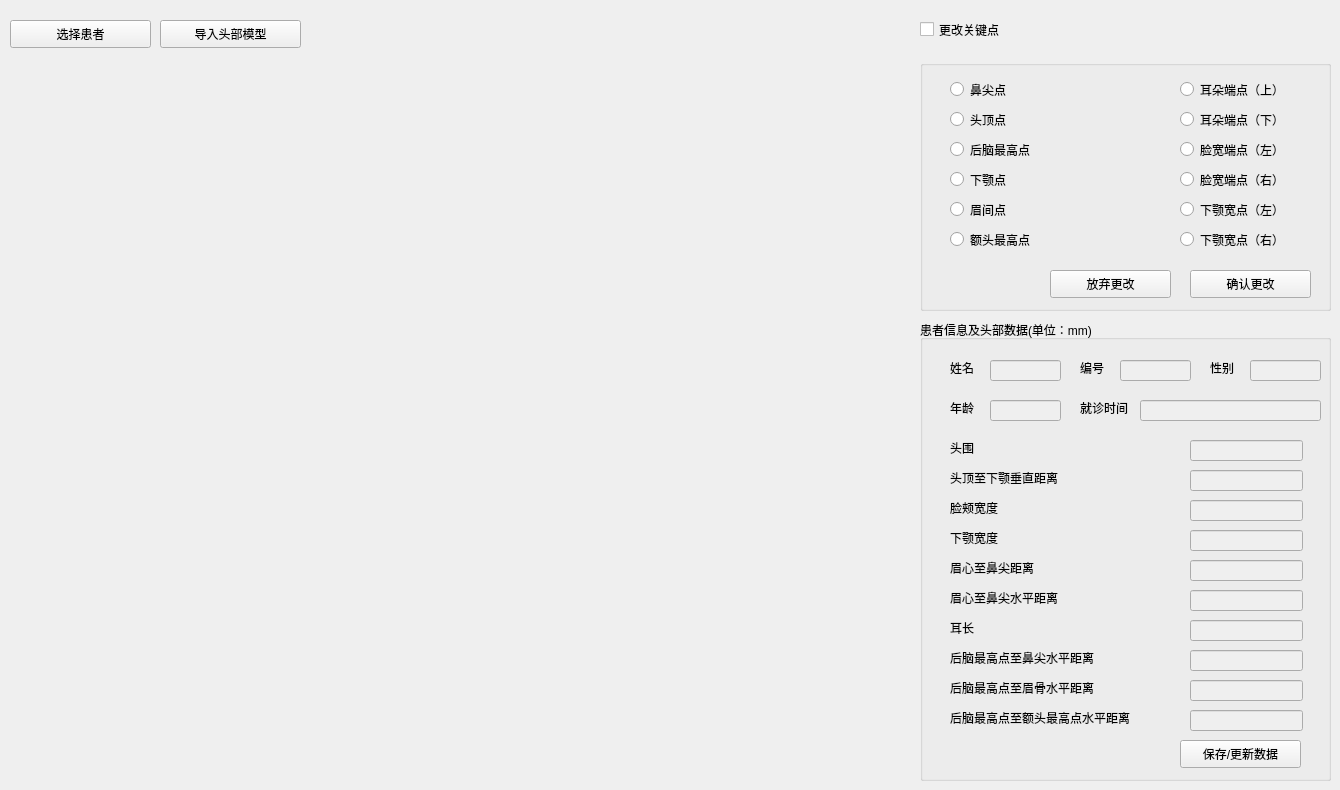
      <widget class="QWidget" name="page_3">
       <property name="sizePolicy">
        <sizepolicy hsizetype="Preferred" vsizetype="Preferred">
         <horstretch>1</horstretch>
         <verstretch>1</verstretch>
        </sizepolicy>
       </property>
       <widget class="QPushButton" name="pB_dataImport">
        <property name="geometry">
         <rect>
          <x>160</x>
          <y>20</y>
          <width>141</width>
          <height>28</height>
         </rect>
        </property>
        <property name="sizePolicy">
         <sizepolicy hsizetype="Minimum" vsizetype="Fixed">
          <horstretch>1</horstretch>
          <verstretch>1</verstretch>
         </sizepolicy>
        </property>
        <property name="text">
         <string>导入头部模型</string>
        </property>
       </widget>
       <widget class="QGroupBox" name="groupBox_2">
        <property name="enabled">
         <bool>true</bool>
        </property>
        <property name="geometry">
         <rect>
          <x>920</x>
          <y>60</y>
          <width>411</width>
          <height>251</height>
         </rect>
        </property>
        <property name="sizePolicy">
         <sizepolicy hsizetype="Preferred" vsizetype="Preferred">
          <horstretch>1</horstretch>
          <verstretch>1</verstretch>
         </sizepolicy>
        </property>
        <property name="title">
         <string/>
        </property>
        <widget class="QRadioButton" name="radioButton">
         <property name="geometry">
          <rect>
           <x>30</x>
           <y>20</y>
           <width>115</width>
           <height>19</height>
          </rect>
         </property>
         <property name="sizePolicy">
          <sizepolicy hsizetype="Minimum" vsizetype="Fixed">
           <horstretch>1</horstretch>
           <verstretch>1</verstretch>
          </sizepolicy>
         </property>
         <property name="text">
          <string>鼻尖点</string>
         </property>
        </widget>
        <widget class="QRadioButton" name="radioButton_2">
         <property name="geometry">
          <rect>
           <x>30</x>
           <y>50</y>
           <width>115</width>
           <height>19</height>
          </rect>
         </property>
         <property name="sizePolicy">
          <sizepolicy hsizetype="Minimum" vsizetype="Fixed">
           <horstretch>1</horstretch>
           <verstretch>1</verstretch>
          </sizepolicy>
         </property>
         <property name="text">
          <string>头顶点</string>
         </property>
        </widget>
        <widget class="QRadioButton" name="radioButton_3">
         <property name="geometry">
          <rect>
           <x>30</x>
           <y>80</y>
           <width>115</width>
           <height>19</height>
          </rect>
         </property>
         <property name="sizePolicy">
          <sizepolicy hsizetype="Minimum" vsizetype="Fixed">
           <horstretch>1</horstretch>
           <verstretch>1</verstretch>
          </sizepolicy>
         </property>
         <property name="text">
          <string>后脑最高点</string>
         </property>
        </widget>
        <widget class="QRadioButton" name="radioButton_4">
         <property name="geometry">
          <rect>
           <x>30</x>
           <y>110</y>
           <width>115</width>
           <height>19</height>
          </rect>
         </property>
         <property name="sizePolicy">
          <sizepolicy hsizetype="Minimum" vsizetype="Fixed">
           <horstretch>1</horstretch>
           <verstretch>1</verstretch>
          </sizepolicy>
         </property>
         <property name="text">
          <string>下颚点</string>
         </property>
        </widget>
        <widget class="QRadioButton" name="radioButton_5">
         <property name="geometry">
          <rect>
           <x>30</x>
           <y>140</y>
           <width>115</width>
           <height>19</height>
          </rect>
         </property>
         <property name="sizePolicy">
          <sizepolicy hsizetype="Minimum" vsizetype="Fixed">
           <horstretch>1</horstretch>
           <verstretch>1</verstretch>
          </sizepolicy>
         </property>
         <property name="text">
          <string>眉间点</string>
         </property>
        </widget>
        <widget class="QRadioButton" name="radioButton_12">
         <property name="geometry">
          <rect>
           <x>30</x>
           <y>170</y>
           <width>115</width>
           <height>19</height>
          </rect>
         </property>
         <property name="sizePolicy">
          <sizepolicy hsizetype="Minimum" vsizetype="Fixed">
           <horstretch>1</horstretch>
           <verstretch>1</verstretch>
          </sizepolicy>
         </property>
         <property name="text">
          <string>额头最高点</string>
         </property>
        </widget>
        <widget class="QRadioButton" name="radioButton_6">
         <property name="geometry">
          <rect>
           <x>260</x>
           <y>20</y>
           <width>161</width>
           <height>19</height>
          </rect>
         </property>
         <property name="sizePolicy">
          <sizepolicy hsizetype="Minimum" vsizetype="Fixed">
           <horstretch>1</horstretch>
           <verstretch>1</verstretch>
          </sizepolicy>
         </property>
         <property name="text">
          <string>耳朵端点（上）</string>
         </property>
        </widget>
        <widget class="QRadioButton" name="radioButton_8">
         <property name="geometry">
          <rect>
           <x>260</x>
           <y>80</y>
           <width>161</width>
           <height>19</height>
          </rect>
         </property>
         <property name="sizePolicy">
          <sizepolicy hsizetype="Minimum" vsizetype="Fixed">
           <horstretch>1</horstretch>
           <verstretch>1</verstretch>
          </sizepolicy>
         </property>
         <property name="text">
          <string>脸宽端点（左）</string>
         </property>
        </widget>
        <widget class="QRadioButton" name="radioButton_10">
         <property name="geometry">
          <rect>
           <x>260</x>
           <y>140</y>
           <width>171</width>
           <height>19</height>
          </rect>
         </property>
         <property name="sizePolicy">
          <sizepolicy hsizetype="Minimum" vsizetype="Fixed">
           <horstretch>1</horstretch>
           <verstretch>1</verstretch>
          </sizepolicy>
         </property>
         <property name="text">
          <string>下颚宽点（左）</string>
         </property>
        </widget>
        <widget class="QPushButton" name="pB_confirmRePick">
         <property name="geometry">
          <rect>
           <x>270</x>
           <y>210</y>
           <width>121</width>
           <height>28</height>
          </rect>
         </property>
         <property name="sizePolicy">
          <sizepolicy hsizetype="Minimum" vsizetype="Fixed">
           <horstretch>1</horstretch>
           <verstretch>1</verstretch>
          </sizepolicy>
         </property>
         <property name="text">
          <string>确认更改</string>
         </property>
        </widget>
        <widget class="QPushButton" name="pB_cancelRePick_2">
         <property name="geometry">
          <rect>
           <x>130</x>
           <y>210</y>
           <width>121</width>
           <height>28</height>
          </rect>
         </property>
         <property name="sizePolicy">
          <sizepolicy hsizetype="Minimum" vsizetype="Fixed">
           <horstretch>1</horstretch>
           <verstretch>1</verstretch>
          </sizepolicy>
         </property>
         <property name="text">
          <string>放弃更改</string>
         </property>
        </widget>
        <widget class="QRadioButton" name="radioButton_7">
         <property name="geometry">
          <rect>
           <x>260</x>
           <y>50</y>
           <width>161</width>
           <height>19</height>
          </rect>
         </property>
         <property name="sizePolicy">
          <sizepolicy hsizetype="Minimum" vsizetype="Fixed">
           <horstretch>1</horstretch>
           <verstretch>1</verstretch>
          </sizepolicy>
         </property>
         <property name="text">
          <string>耳朵端点（下）</string>
         </property>
        </widget>
        <widget class="QRadioButton" name="radioButton_9">
         <property name="geometry">
          <rect>
           <x>260</x>
           <y>110</y>
           <width>161</width>
           <height>19</height>
          </rect>
         </property>
         <property name="sizePolicy">
          <sizepolicy hsizetype="Minimum" vsizetype="Fixed">
           <horstretch>1</horstretch>
           <verstretch>1</verstretch>
          </sizepolicy>
         </property>
         <property name="text">
          <string>脸宽端点（右）</string>
         </property>
        </widget>
        <widget class="QRadioButton" name="radioButton_11">
         <property name="geometry">
          <rect>
           <x>260</x>
           <y>170</y>
           <width>171</width>
           <height>19</height>
          </rect>
         </property>
         <property name="sizePolicy">
          <sizepolicy hsizetype="Minimum" vsizetype="Fixed">
           <horstretch>1</horstretch>
           <verstretch>1</verstretch>
          </sizepolicy>
         </property>
         <property name="text">
          <string>下颚宽点（右）</string>
         </property>
        </widget>
       </widget>
       <widget class="QCheckBox" name="cB_changeKeyPoints">
        <property name="geometry">
         <rect>
          <x>920</x>
          <y>20</y>
          <width>111</width>
          <height>19</height>
         </rect>
        </property>
        <property name="sizePolicy">
         <sizepolicy hsizetype="Minimum" vsizetype="Fixed">
          <horstretch>1</horstretch>
          <verstretch>1</verstretch>
         </sizepolicy>
        </property>
        <property name="text">
         <string>更改关键点</string>
        </property>
       </widget>
       <widget class="QGroupBox" name="groupBox_4">
        <property name="geometry">
         <rect>
          <x>920</x>
          <y>320</y>
          <width>411</width>
          <height>461</height>
         </rect>
        </property>
        <property name="sizePolicy">
         <sizepolicy hsizetype="Preferred" vsizetype="Preferred">
          <horstretch>1</horstretch>
          <verstretch>1</verstretch>
         </sizepolicy>
        </property>
        <property name="title">
         <string>患者信息及头部数据(单位：mm)</string>
        </property>
        <widget class="QLabel" name="label_10">
         <property name="geometry">
          <rect>
           <x>30</x>
           <y>120</y>
           <width>72</width>
           <height>15</height>
          </rect>
         </property>
         <property name="sizePolicy">
          <sizepolicy hsizetype="Preferred" vsizetype="Preferred">
           <horstretch>1</horstretch>
           <verstretch>1</verstretch>
          </sizepolicy>
         </property>
         <property name="text">
          <string>头围</string>
         </property>
        </widget>
        <widget class="QLabel" name="label_11">
         <property name="geometry">
          <rect>
           <x>30</x>
           <y>330</y>
           <width>191</width>
           <height>16</height>
          </rect>
         </property>
         <property name="sizePolicy">
          <sizepolicy hsizetype="Preferred" vsizetype="Preferred">
           <horstretch>1</horstretch>
           <verstretch>1</verstretch>
          </sizepolicy>
         </property>
         <property name="text">
          <string>后脑最高点至鼻尖水平距离</string>
         </property>
        </widget>
        <widget class="QLabel" name="label_12">
         <property name="geometry">
          <rect>
           <x>30</x>
           <y>300</y>
           <width>72</width>
           <height>15</height>
          </rect>
         </property>
         <property name="sizePolicy">
          <sizepolicy hsizetype="Preferred" vsizetype="Preferred">
           <horstretch>1</horstretch>
           <verstretch>1</verstretch>
          </sizepolicy>
         </property>
         <property name="text">
          <string>耳长</string>
         </property>
        </widget>
        <widget class="QLabel" name="label_13">
         <property name="geometry">
          <rect>
           <x>30</x>
           <y>270</y>
           <width>141</width>
           <height>16</height>
          </rect>
         </property>
         <property name="sizePolicy">
          <sizepolicy hsizetype="Preferred" vsizetype="Preferred">
           <horstretch>1</horstretch>
           <verstretch>1</verstretch>
          </sizepolicy>
         </property>
         <property name="text">
          <string>眉心至鼻尖水平距离</string>
         </property>
        </widget>
        <widget class="QLabel" name="label_14">
         <property name="geometry">
          <rect>
           <x>30</x>
           <y>240</y>
           <width>131</width>
           <height>16</height>
          </rect>
         </property>
         <property name="sizePolicy">
          <sizepolicy hsizetype="Preferred" vsizetype="Preferred">
           <horstretch>1</horstretch>
           <verstretch>1</verstretch>
          </sizepolicy>
         </property>
         <property name="text">
          <string>眉心至鼻尖距离</string>
         </property>
        </widget>
        <widget class="QLabel" name="label_15">
         <property name="geometry">
          <rect>
           <x>30</x>
           <y>210</y>
           <width>72</width>
           <height>15</height>
          </rect>
         </property>
         <property name="sizePolicy">
          <sizepolicy hsizetype="Preferred" vsizetype="Preferred">
           <horstretch>1</horstretch>
           <verstretch>1</verstretch>
          </sizepolicy>
         </property>
         <property name="text">
          <string>下颚宽度</string>
         </property>
        </widget>
        <widget class="QLabel" name="label_16">
         <property name="geometry">
          <rect>
           <x>30</x>
           <y>180</y>
           <width>72</width>
           <height>15</height>
          </rect>
         </property>
         <property name="sizePolicy">
          <sizepolicy hsizetype="Preferred" vsizetype="Preferred">
           <horstretch>1</horstretch>
           <verstretch>1</verstretch>
          </sizepolicy>
         </property>
         <property name="text">
          <string>脸颊宽度</string>
         </property>
        </widget>
        <widget class="QLabel" name="label_17">
         <property name="geometry">
          <rect>
           <x>30</x>
           <y>150</y>
           <width>141</width>
           <height>16</height>
          </rect>
         </property>
         <property name="sizePolicy">
          <sizepolicy hsizetype="Preferred" vsizetype="Preferred">
           <horstretch>1</horstretch>
           <verstretch>1</verstretch>
          </sizepolicy>
         </property>
         <property name="text">
          <string>头顶至下颚垂直距离</string>
         </property>
        </widget>
        <widget class="QLabel" name="label_18">
         <property name="geometry">
          <rect>
           <x>30</x>
           <y>360</y>
           <width>191</width>
           <height>16</height>
          </rect>
         </property>
         <property name="sizePolicy">
          <sizepolicy hsizetype="Preferred" vsizetype="Preferred">
           <horstretch>1</horstretch>
           <verstretch>1</verstretch>
          </sizepolicy>
         </property>
         <property name="text">
          <string>后脑最高点至眉骨水平距离</string>
         </property>
        </widget>
        <widget class="QLabel" name="label_19">
         <property name="geometry">
          <rect>
           <x>30</x>
           <y>390</y>
           <width>231</width>
           <height>16</height>
          </rect>
         </property>
         <property name="sizePolicy">
          <sizepolicy hsizetype="Preferred" vsizetype="Preferred">
           <horstretch>1</horstretch>
           <verstretch>1</verstretch>
          </sizepolicy>
         </property>
         <property name="text">
          <string>后脑最高点至额头最高点水平距离</string>
         </property>
        </widget>
        <widget class="QLineEdit" name="lineEdit_5">
         <property name="enabled">
          <bool>false</bool>
         </property>
         <property name="geometry">
          <rect>
           <x>270</x>
           <y>120</y>
           <width>113</width>
           <height>21</height>
          </rect>
         </property>
         <property name="sizePolicy">
          <sizepolicy hsizetype="Expanding" vsizetype="Fixed">
           <horstretch>1</horstretch>
           <verstretch>1</verstretch>
          </sizepolicy>
         </property>
         <property name="focusPolicy">
          <enum>Qt::NoFocus</enum>
         </property>
        </widget>
        <widget class="QLineEdit" name="lineEdit_6">
         <property name="enabled">
          <bool>false</bool>
         </property>
         <property name="geometry">
          <rect>
           <x>270</x>
           <y>150</y>
           <width>113</width>
           <height>21</height>
          </rect>
         </property>
         <property name="sizePolicy">
          <sizepolicy hsizetype="Expanding" vsizetype="Fixed">
           <horstretch>1</horstretch>
           <verstretch>1</verstretch>
          </sizepolicy>
         </property>
         <property name="focusPolicy">
          <enum>Qt::NoFocus</enum>
         </property>
        </widget>
        <widget class="QLineEdit" name="lineEdit_7">
         <property name="enabled">
          <bool>false</bool>
         </property>
         <property name="geometry">
          <rect>
           <x>270</x>
           <y>180</y>
           <width>113</width>
           <height>21</height>
          </rect>
         </property>
         <property name="sizePolicy">
          <sizepolicy hsizetype="Expanding" vsizetype="Fixed">
           <horstretch>1</horstretch>
           <verstretch>1</verstretch>
          </sizepolicy>
         </property>
         <property name="focusPolicy">
          <enum>Qt::NoFocus</enum>
         </property>
        </widget>
        <widget class="QLineEdit" name="lineEdit_8">
         <property name="enabled">
          <bool>false</bool>
         </property>
         <property name="geometry">
          <rect>
           <x>270</x>
           <y>270</y>
           <width>113</width>
           <height>21</height>
          </rect>
         </property>
         <property name="sizePolicy">
          <sizepolicy hsizetype="Expanding" vsizetype="Fixed">
           <horstretch>1</horstretch>
           <verstretch>1</verstretch>
          </sizepolicy>
         </property>
         <property name="focusPolicy">
          <enum>Qt::NoFocus</enum>
         </property>
        </widget>
        <widget class="QLineEdit" name="lineEdit_9">
         <property name="enabled">
          <bool>false</bool>
         </property>
         <property name="geometry">
          <rect>
           <x>270</x>
           <y>210</y>
           <width>113</width>
           <height>21</height>
          </rect>
         </property>
         <property name="sizePolicy">
          <sizepolicy hsizetype="Expanding" vsizetype="Fixed">
           <horstretch>1</horstretch>
           <verstretch>1</verstretch>
          </sizepolicy>
         </property>
         <property name="focusPolicy">
          <enum>Qt::NoFocus</enum>
         </property>
        </widget>
        <widget class="QLineEdit" name="lineEdit_10">
         <property name="enabled">
          <bool>false</bool>
         </property>
         <property name="geometry">
          <rect>
           <x>270</x>
           <y>240</y>
           <width>113</width>
           <height>21</height>
          </rect>
         </property>
         <property name="sizePolicy">
          <sizepolicy hsizetype="Expanding" vsizetype="Fixed">
           <horstretch>1</horstretch>
           <verstretch>1</verstretch>
          </sizepolicy>
         </property>
         <property name="focusPolicy">
          <enum>Qt::NoFocus</enum>
         </property>
        </widget>
        <widget class="QLineEdit" name="lineEdit_11">
         <property name="enabled">
          <bool>false</bool>
         </property>
         <property name="geometry">
          <rect>
           <x>270</x>
           <y>330</y>
           <width>113</width>
           <height>21</height>
          </rect>
         </property>
         <property name="sizePolicy">
          <sizepolicy hsizetype="Expanding" vsizetype="Fixed">
           <horstretch>1</horstretch>
           <verstretch>1</verstretch>
          </sizepolicy>
         </property>
         <property name="focusPolicy">
          <enum>Qt::NoFocus</enum>
         </property>
        </widget>
        <widget class="QLineEdit" name="lineEdit_12">
         <property name="enabled">
          <bool>false</bool>
         </property>
         <property name="geometry">
          <rect>
           <x>270</x>
           <y>360</y>
           <width>113</width>
           <height>21</height>
          </rect>
         </property>
         <property name="sizePolicy">
          <sizepolicy hsizetype="Expanding" vsizetype="Fixed">
           <horstretch>1</horstretch>
           <verstretch>1</verstretch>
          </sizepolicy>
         </property>
         <property name="focusPolicy">
          <enum>Qt::NoFocus</enum>
         </property>
        </widget>
        <widget class="QLineEdit" name="lineEdit_13">
         <property name="enabled">
          <bool>false</bool>
         </property>
         <property name="geometry">
          <rect>
           <x>270</x>
           <y>300</y>
           <width>113</width>
           <height>21</height>
          </rect>
         </property>
         <property name="sizePolicy">
          <sizepolicy hsizetype="Expanding" vsizetype="Fixed">
           <horstretch>1</horstretch>
           <verstretch>1</verstretch>
          </sizepolicy>
         </property>
         <property name="focusPolicy">
          <enum>Qt::NoFocus</enum>
         </property>
        </widget>
        <widget class="QLineEdit" name="lineEdit_14">
         <property name="enabled">
          <bool>false</bool>
         </property>
         <property name="geometry">
          <rect>
           <x>270</x>
           <y>390</y>
           <width>113</width>
           <height>21</height>
          </rect>
         </property>
         <property name="sizePolicy">
          <sizepolicy hsizetype="Expanding" vsizetype="Fixed">
           <horstretch>1</horstretch>
           <verstretch>1</verstretch>
          </sizepolicy>
         </property>
         <property name="focusPolicy">
          <enum>Qt::NoFocus</enum>
         </property>
        </widget>
        <widget class="QPushButton" name="pB_dataRenew">
         <property name="geometry">
          <rect>
           <x>260</x>
           <y>420</y>
           <width>121</width>
           <height>28</height>
          </rect>
         </property>
         <property name="sizePolicy">
          <sizepolicy hsizetype="Minimum" vsizetype="Fixed">
           <horstretch>1</horstretch>
           <verstretch>1</verstretch>
          </sizepolicy>
         </property>
         <property name="text">
          <string>保存/更新数据</string>
         </property>
        </widget>
        <widget class="QLineEdit" name="lineEdit_35">
         <property name="enabled">
          <bool>false</bool>
         </property>
         <property name="geometry">
          <rect>
           <x>70</x>
           <y>40</y>
           <width>71</width>
           <height>21</height>
          </rect>
         </property>
         <property name="sizePolicy">
          <sizepolicy hsizetype="Preferred" vsizetype="Preferred">
           <horstretch>1</horstretch>
           <verstretch>1</verstretch>
          </sizepolicy>
         </property>
         <property name="focusPolicy">
          <enum>Qt::NoFocus</enum>
         </property>
        </widget>
        <widget class="QLineEdit" name="lineEdit_36">
         <property name="enabled">
          <bool>false</bool>
         </property>
         <property name="geometry">
          <rect>
           <x>330</x>
           <y>40</y>
           <width>71</width>
           <height>21</height>
          </rect>
         </property>
         <property name="sizePolicy">
          <sizepolicy hsizetype="Preferred" vsizetype="Preferred">
           <horstretch>1</horstretch>
           <verstretch>1</verstretch>
          </sizepolicy>
         </property>
         <property name="focusPolicy">
          <enum>Qt::NoFocus</enum>
         </property>
        </widget>
        <widget class="QLabel" name="label_63">
         <property name="geometry">
          <rect>
           <x>160</x>
           <y>40</y>
           <width>72</width>
           <height>15</height>
          </rect>
         </property>
         <property name="sizePolicy">
          <sizepolicy hsizetype="Preferred" vsizetype="Preferred">
           <horstretch>1</horstretch>
           <verstretch>1</verstretch>
          </sizepolicy>
         </property>
         <property name="text">
          <string>编号</string>
         </property>
        </widget>
        <widget class="QLabel" name="label_64">
         <property name="geometry">
          <rect>
           <x>30</x>
           <y>80</y>
           <width>72</width>
           <height>15</height>
          </rect>
         </property>
         <property name="sizePolicy">
          <sizepolicy hsizetype="Preferred" vsizetype="Preferred">
           <horstretch>1</horstretch>
           <verstretch>1</verstretch>
          </sizepolicy>
         </property>
         <property name="text">
          <string>年龄</string>
         </property>
        </widget>
        <widget class="QLabel" name="label_65">
         <property name="geometry">
          <rect>
           <x>30</x>
           <y>40</y>
           <width>72</width>
           <height>15</height>
          </rect>
         </property>
         <property name="sizePolicy">
          <sizepolicy hsizetype="Preferred" vsizetype="Preferred">
           <horstretch>1</horstretch>
           <verstretch>1</verstretch>
          </sizepolicy>
         </property>
         <property name="text">
          <string>姓名</string>
         </property>
        </widget>
        <widget class="QLineEdit" name="lineEdit_37">
         <property name="enabled">
          <bool>false</bool>
         </property>
         <property name="geometry">
          <rect>
           <x>200</x>
           <y>40</y>
           <width>71</width>
           <height>21</height>
          </rect>
         </property>
         <property name="sizePolicy">
          <sizepolicy hsizetype="Preferred" vsizetype="Preferred">
           <horstretch>1</horstretch>
           <verstretch>1</verstretch>
          </sizepolicy>
         </property>
         <property name="focusPolicy">
          <enum>Qt::NoFocus</enum>
         </property>
        </widget>
        <widget class="QLabel" name="label_66">
         <property name="geometry">
          <rect>
           <x>290</x>
           <y>40</y>
           <width>72</width>
           <height>15</height>
          </rect>
         </property>
         <property name="sizePolicy">
          <sizepolicy hsizetype="Preferred" vsizetype="Preferred">
           <horstretch>1</horstretch>
           <verstretch>1</verstretch>
          </sizepolicy>
         </property>
         <property name="text">
          <string>性别</string>
         </property>
        </widget>
        <widget class="QLineEdit" name="lineEdit_38">
         <property name="enabled">
          <bool>false</bool>
         </property>
         <property name="geometry">
          <rect>
           <x>70</x>
           <y>80</y>
           <width>71</width>
           <height>21</height>
          </rect>
         </property>
         <property name="sizePolicy">
          <sizepolicy hsizetype="Preferred" vsizetype="Preferred">
           <horstretch>1</horstretch>
           <verstretch>1</verstretch>
          </sizepolicy>
         </property>
         <property name="focusPolicy">
          <enum>Qt::NoFocus</enum>
         </property>
        </widget>
        <widget class="QLineEdit" name="lineEdit_39">
         <property name="enabled">
          <bool>false</bool>
         </property>
         <property name="geometry">
          <rect>
           <x>220</x>
           <y>80</y>
           <width>181</width>
           <height>21</height>
          </rect>
         </property>
         <property name="sizePolicy">
          <sizepolicy hsizetype="Preferred" vsizetype="Preferred">
           <horstretch>1</horstretch>
           <verstretch>1</verstretch>
          </sizepolicy>
         </property>
         <property name="focusPolicy">
          <enum>Qt::NoFocus</enum>
         </property>
        </widget>
        <widget class="QLabel" name="label_67">
         <property name="geometry">
          <rect>
           <x>160</x>
           <y>80</y>
           <width>72</width>
           <height>15</height>
          </rect>
         </property>
         <property name="sizePolicy">
          <sizepolicy hsizetype="Preferred" vsizetype="Preferred">
           <horstretch>1</horstretch>
           <verstretch>1</verstretch>
          </sizepolicy>
         </property>
         <property name="text">
          <string>就诊时间</string>
         </property>
        </widget>
       </widget>
       <widget class="QVTKWidget" name="qvtkWidget" native="true">
        <property name="geometry">
         <rect>
          <x>10</x>
          <y>60</y>
          <width>891</width>
          <height>721</height>
         </rect>
        </property>
        <property name="sizePolicy">
         <sizepolicy hsizetype="Preferred" vsizetype="Preferred">
          <horstretch>1</horstretch>
          <verstretch>1</verstretch>
         </sizepolicy>
        </property>
       </widget>
       <widget class="QPushButton" name="pB_selectPatient">
        <property name="geometry">
         <rect>
          <x>10</x>
          <y>20</y>
          <width>141</width>
          <height>28</height>
         </rect>
        </property>
        <property name="sizePolicy">
         <sizepolicy hsizetype="Minimum" vsizetype="Fixed">
          <horstretch>1</horstretch>
          <verstretch>1</verstretch>
         </sizepolicy>
        </property>
        <property name="text">
         <string>选择患者</string>
        </property>
       </widget>
      </widget>
